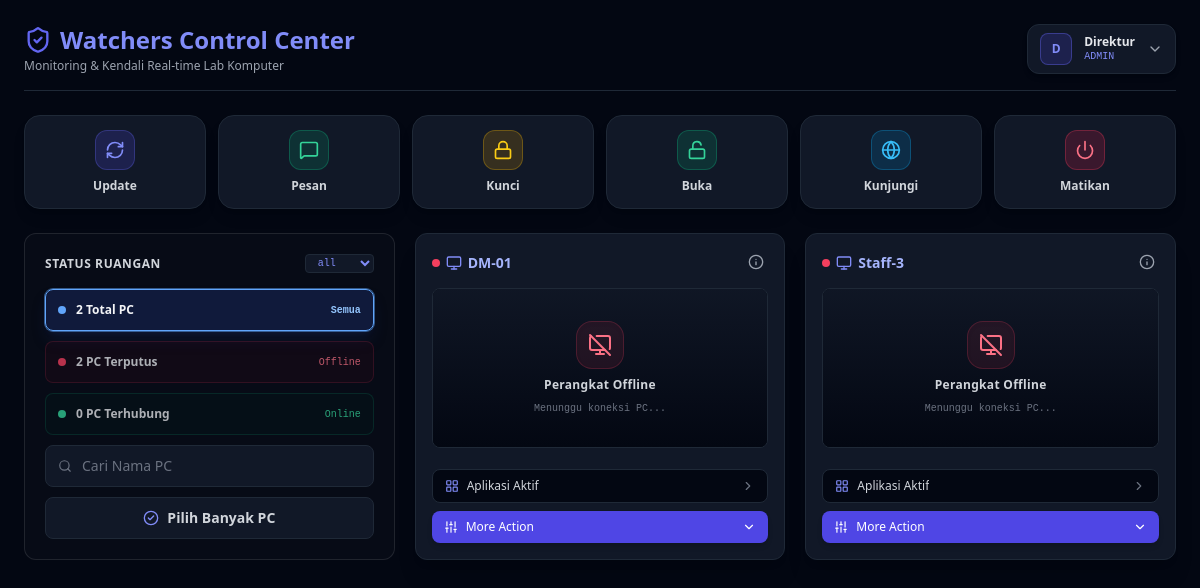
The app's page /control (signed in) with its own data.
### tables this page shows
CREATE TABLE users (
            id TEXT PRIMARY KEY,
            username TEXT UNIQUE NOT NULL,
            password_hash TEXT NOT NULL,
            role_id INTEGER NOT NULL DEFAULT 1,
            room_id INTEGER NOT NULL DEFAULT 1,
            FOREIGN KEY (role_id) REFERENCES roles(id) ON DELETE RESTRICT ON UPDATE CASCADE,
            FOREIGN KEY (room_id) REFERENCES rooms(id) ON DELETE RESTRICT ON UPDATE CASCADE
        );

CREATE TABLE roles (
            id INTEGER PRIMARY KEY AUTOINCREMENT,
            name TEXT UNIQUE NOT NULL
        );

CREATE TABLE clients (
                id TEXT PRIMARY KEY,
                name TEXT NOT NULL,
                is_locked INTEGER DEFAULT 0,
                message TEXT DEFAULT '',
                password TEXT DEFAULT ''
            );

### main.py (the view)
@app.get("/control")
@login_required("/")
async def get_control(request: Request, response: Response):
    user = request.state.user
    role = user.get('role')
    room = user.get('room')
    print(user, 'hhh')
    mgmt_data = await get_management_data(role, room)
    print(mgmt_data)
    return templates.TemplateResponse(
        request=request,
        name="control.html",
        context={
            "user": user,
            "users": mgmt_data["users"],
            "rooms": mgmt_data["rooms"],
            "groups": mgmt_data["groups"],
            "clients": mgmt_data["clients"],
            "roles": mgmt_data["roles"],
            "installers": mgmt_data["installers"],
            "stream_config": STREAM_CONFIG,
        },
    )

### templates/control.html (shortened to what this page needs)
<!DOCTYPE html>
<html lang="id">
<head>
    <script src="https://cdn.tailwindcss.com"></script>
    <link rel="stylesheet" type="text/css" href="https://cdn.jsdelivr.net/npm/toastify-js/src/toastify.min.css">
</head>
<body class="bg-gray-950 text-white min-h-screen sm:p-6 p-3 font-sans">
    <header class="flex justify-between items-center mb-4 sm:mb-6 pb-3 sm:pb-4 border-b border-gray-800 gap-3 sm:gap-4">
        <div class="min-w-0">
            <h1 class="text-base sm:text-2xl font-bold text-indigo-400 flex items-center gap-2 truncate">
                <i data-lucide="shield-check" class="w-5 h-5 sm:w-7 sm:h-7 text-indigo-500 shrink-0"></i>
                Watchers Control Center
            </h1>
            <p class="text-xs text-gray-400 mt-0.5">Monitoring & Kendali Real-time Lab Komputer</p>
        </div>
        <div class="relative shrink-0">
            <button onclick="toggleProfileDropdown(event)" class="flex items-center gap-1.5 sm:gap-3 bg-gray-900 hover:bg-gray-800 border border-gray-800 hover:border-gray-700 p-1.5 sm:px-3 sm:py-2 rounded-xl transition shadow-md">
                <div class="w-7 h-7 sm:w-8 sm:h-8 rounded-lg bg-indigo-600/20 border border-indigo-500/40 text-indigo-400 flex items-center justify-center font-bold text-xs uppercase">
                    {{ user.username[0] }}
                </div>
                <div class="text-left hidden sm:block">
                    <p class="text-xs font-semibold text-gray-200 capitalize leading-tight">{{ user.username }}</p>
                    <p class="text-[10px] text-indigo-400 font-mono uppercase">{{ user.role }}</p>
                </div>
                <i data-lucide="chevron-down" class="w-4 h-4 text-gray-400"></i>
            </button>
        </div>
    </header>
    <section class="hidden sm:flex flex-wrap gap-3 mb-6">
        {% if user.role == 'admin' %}
        <button onclick="openOtaModal()" class="flex-1 min-w-[130px] flex flex-col items-center justify-center p-3.5 bg-gray-900 hover:bg-indigo-950/40 border border-gray-800 hover:border-indigo-600/50 rounded-2xl group transition shadow-lg">
            <div class="w-10 h-10 rounded-xl bg-indigo-600/20 border border-indigo-500/30 text-indigo-400 flex items-center justify-center mb-2 group-hover:scale-110 transition">
                <i data-lucide="refresh-cw" class="w-5 h-5"></i>
            </div>
            <span class="text-xs font-semibold text-gray-300 group-hover:text-indigo-300">Update</span>
        </button>
        {% endif %}
        <button onclick="openMessageModal('all', 'Semua PC')" class="flex-1 min-w-[130px] flex flex-col items-center justify-center p-3.5 bg-gray-900 hover:bg-emerald-950/40 border border-gray-800 hover:border-emerald-600/50 rounded-2xl group transition shadow-lg">
            <div class="w-10 h-10 rounded-xl bg-emerald-600/20 border border-emerald-500/30 text-emerald-400 flex items-center justify-center mb-2 group-hover:scale-110 transition">
                <i data-lucide="message-square" class="w-5 h-5"></i>
            </div>
            <span class="text-xs font-semibold text-gray-300 group-hover:text-emerald-300">Pesan</span>
        </button>
        <button onclick="openLockModal('all');" class="flex-1 min-w-[130px] flex flex-col items-center justify-center p-3.5 bg-gray-900 hover:bg-yellow-950/40 border border-gray-800 hover:border-yellow-600/50 rounded-2xl group transition shadow-lg">
            <div class="w-10 h-10 rounded-xl bg-yellow-600/20 border border-yellow-500/30 text-yellow-400 flex items-center justify-center mb-2 group-hover:scale-110 transition">
                <i data-lucide="lock" class="w-5 h-5"></i>
            </div>
            <span class="text-xs font-semibold text-gray-300 group-hover:text-yellow-300">Kunci</span>
        </button>
        <button onclick="unlockScreen('all');" class="flex-1 min-w-[130px] flex flex-col items-center justify-center p-3.5 bg-gray-900 hover:bg-emerald-950/40 border border-gray-800 hover:border-emerald-600/50 rounded-2xl group transition shadow-lg">
            <div class="w-10 h-10 rounded-xl bg-emerald-600/20 border border-emerald-500/30 text-emerald-400 flex items-center justify-center mb-2 group-hover:scale-110 transition">
                <i data-lucide="unlock" class="w-5 h-5"></i>
            </div>
            <span class="text-xs font-semibold text-gray-300 group-hover:text-emerald-300">Buka</span>
        </button>
        <button onclick="openUrlModal('all', 'Semua PC')" class="flex-1 min-w-[130px] flex flex-col items-center justify-center p-3.5 bg-gray-900 hover:bg-sky-950/40 border border-gray-800 hover:border-sky-600/50 rounded-2xl group transition shadow-lg">
            <div class="w-10 h-10 rounded-xl bg-sky-600/20 border border-sky-500/30 text-sky-400 flex items-center justify-center mb-2 group-hover:scale-110 transition">
                <i data-lucide="globe" class="w-5 h-5"></i>
            </div>
            <span class="text-xs font-semibold text-gray-300 group-hover:text-sky-300">Kunjungi</span>
        </button>
        <button onclick="confirmShutdown('all', 'Semua PC')" class="flex-1 min-w-[130px] flex flex-col items-center justify-center p-3.5 bg-gray-900 hover:bg-rose-950/40 border border-gray-800 hover:border-rose-600/50 rounded-2xl group transition shadow-lg">
            <div class="w-10 h-10 rounded-xl bg-rose-600/20 border border-rose-500/30 text-rose-400 flex items-center justify-center mb-2 group-hover:scale-110 transition">
                <i data-lucide="power" class="w-5 h-5"></i>
            </div>
            <span class="text-xs font-semibold text-gray-300 group-hover:text-rose-300">Matikan</span>
        </button>
    </section>
    <main id="student-grid" class="grid grid-cols-1 sm:grid-cols-2 lg:grid-cols-3 xl:grid-cols-4 gap-5">
        {% if clients %}
        <div id="live-status-panel" class="p-5 rounded-xl bg-white/[0.02] border border-white/10 space-y-4 hidden lg:block">
            <div class="flex justify-between items-center">
                <span class="text-xs font-bold text-gray-300 uppercase tracking-wider">Status Ruangan</span>
                {% if user.role in ['admin'] %}
                <select id="desktop-room-select" onchange="switchRoom(this.value)" class="bg-gray-900 border border-gray-800 text-indigo-400 font-mono text-[10px] rounded px-2 py-0.5 focus:outline-none cursor-pointer">
                    {% for group in groups %}
                    <option value="{{ group }}" {% if loop.index == 1 %}selected{% endif %}>{{ group }}</option>
                    {% endfor %}
                </select>
                {% else %}
                <span class="text-[10px] text-indigo-400 font-mono">{{ groups[1] if groups else 'LAB-01' }}</span>
                {% endif %}
            </div>
            <div class="flex flex-col gap-2.5">
                <button type="button" data-status-filter="all" onclick="setStatusFilter('all')"
                    class="status-filter-btn w-full p-3 rounded-lg bg-blue-950/60 border border-blue-400 ring-1 ring-blue-400/50 shadow-lg shadow-blue-950/40 flex justify-between items-center cursor-pointer transition-all">
                    <div class="flex items-center gap-2.5">
                        <span class="w-2 h-2 rounded-full bg-blue-400"></span>
                        <span class="text-xs font-semibold text-gray-100"><span class="stat-all-pc">{{ clients|length }}</span> Total PC</span>
                    </div>
                    <span class="text-[10px] font-mono text-blue-300 font-bold">Semua</span>
                </button>
                <button type="button" data-status-filter="offline" onclick="setStatusFilter('offline')"
                    class="status-filter-btn w-full p-3 rounded-lg bg-rose-950/20 border border-rose-500/20 opacity-75 hover:opacity-100 flex justify-between items-center cursor-pointer transition-all">
                    <div class="flex items-center gap-2.5">
                        <span class="w-2 h-2 rounded-full bg-rose-500"></span>
                        <span class="text-xs font-semibold text-gray-200"><span class="stat-offline-pc">{{ clients|length }}</span> PC Terputus</span>
                    </div>
                    <span class="text-[10px] font-mono text-rose-400">Offline</span>
                </button>
                <button type="button" data-status-filter="online" onclick="setStatusFilter('online')"
                    class="status-filter-btn w-full p-3 rounded-lg bg-emerald-950/20 border border-emerald-500/20 opacity-75 hover:opacity-100 flex justify-between items-center cursor-pointer transition-all">
                    <div class="flex items-center gap-2.5">
                        <span class="w-2 h-2 rounded-full bg-emerald-400 animate-pulse"></span>
                        <span class="text-xs font-semibold text-gray-200"><span class="stat-online-pc">0</span> PC Terhubung</span>
                    </div>
                    <span class="text-[10px] font-mono text-emerald-400">Online</span>
                </button>
                <div class="w-full">
                    <div class="flex items-center gap-2.5 w-full bg-gray-900 border border-gray-800 focus-within:border-indigo-500 rounded-lg px-3 py-2.5 transition">
                        <i data-lucide="search" class="w-3.5 h-3.5 text-gray-500 shrink-0"></i>
                        <input type="text" id="search-hostname-input" oninput="filterPcsByHostname(this.value)"
                            placeholder="Cari Nama PC"
                            class="w-full bg-transparent border-none text-sm text-gray-100 placeholder-gray-500 focus:outline-none p-0">
                    </div>
                </div>
                <button id="toggle-multiselect-btn" onclick="toggleMultiSelectMode()"
                    class="w-full flex items-center justify-center gap-2 px-3 py-2.5 bg-gray-900 hover:bg-gray-800 border border-gray-800 hover:border-gray-700 text-gray-300 hover:text-white rounded-lg text-sm font-semibold transition">
                    <i data-lucide="check-circle-2" class="w-4 h-4 text-indigo-400"></i>
                    <span id="multiselect-btn-text">Pilih Banyak PC</span>
                </button>
            </div>
        </div>
        {% for client in clients %}
        <div id="pc-{{ client.id }}" class="bg-gray-900 rounded-xl p-4 border border-gray-800 shadow-xl flex flex-col justify-between hover:border-gray-700 transition">
            <div>
                <div class="flex justify-between items-center mb-3">
                    <div class="flex items-center gap-1.5 min-w-0 pr-2">
                        <span class="status-dot w-2 h-2 rounded-full bg-rose-500 shrink-0"></span>
                        <i data-lucide="monitor" class="w-4 h-4 text-indigo-400 shrink-0"></i>
                        <span class="hostname-text font-bold text-sm text-indigo-300 line-clamp-1 break-all" title="{{ client.name }}">
                            {{ client.name }}
                        </span>
                    </div>
                    <div class="relative group shrink-0">
                        <button type="button" class="p-1 rounded-full text-gray-400 hover:text-indigo-400 hover:bg-gray-800/80 transition-colors focus:outline-none">
                            <i data-lucide="info" class="w-4 h-4"></i>
                        </button>
                    </div>
                </div>
                <div class="relative group mb-3 w-full h-40 bg-gray-950 rounded-lg overflow-hidden border border-gray-800 shadow-inner flex items-center justify-center">
                    <div class="offline-overlay absolute inset-0 bg-gradient-to-b from-gray-900/90 to-gray-950 flex flex-col items-center justify-center gap-2 z-30 select-none">
                        <div class="w-12 h-12 rounded-2xl bg-rose-500/10 border border-rose-500/20 flex items-center justify-center text-rose-400 shadow-inner">
                            <i data-lucide="monitor-off" class="w-6 h-6"></i>
                        </div>
                        <span class="text-xs font-bold text-gray-300 tracking-wide">Perangkat Offline</span>
                        <span class="text-[10px] font-mono text-gray-500">Menunggu koneksi PC...</span>
                    </div>
                </div>
            </div>
            <div class="flex flex-col gap-2 mt-2">
                <button onclick="showAppDetails('{{ client.id }}', '{{ client.name }}')" class="w-full text-xs bg-gray-950 hover:bg-gray-800 text-gray-300 border border-gray-800 py-2 px-3 rounded-lg flex items-center justify-between transition group">
                    <div class="flex items-center gap-2 overflow-hidden mr-1">
                        <i data-lucide="layout-grid" class="w-3.5 h-3.5 text-indigo-400 shrink-0"></i>
                        <span class="truncate text-left">Aplikasi Aktif</span>
                    </div>
                    <i data-lucide="chevron-right" class="w-3.5 h-3.5 text-gray-500 group-hover:text-gray-300 shrink-0"></i>
                </button>
                <div class="relative">
                    <button onclick="toggleDropdownMoreAction(event, '{{ client.id }}')" class="w-full text-xs bg-indigo-600 hover:bg-indigo-500 text-white font-medium py-2 px-3 rounded-lg flex items-center justify-between transition shadow-md">
                        <span class="flex items-center gap-2">
                            <i data-lucide="sliders" class="w-3.5 h-3.5"></i>
                            More Action
                        </span>
                        <i data-lucide="chevron-down" class="w-3.5 h-3.5"></i>
                    </button>
                </div>
            </div>
        </div>
        {% endfor %}
        {% endif %}
    </main>
</body>
</html>

### records on screen
users: username "D", username "Direktur"
roles: role "ADMIN"
clients: name "DM-01"
clients: name "Staff-3"

### other values on screen
{{ clients|length }} "2"
form field value "all"
